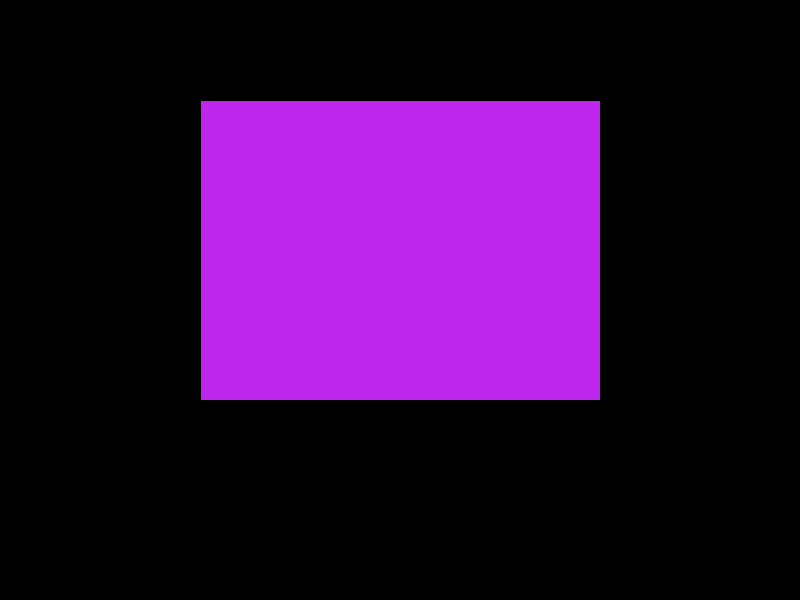
Frame 1 (no input)
Frame 60 (the mouse pressed at the canvas centre just before this capture): identical to frame 1, image omitted
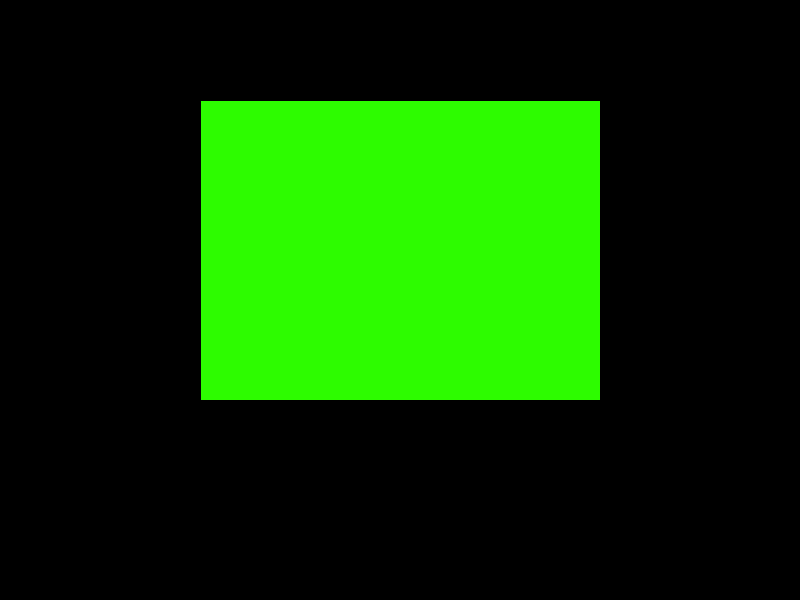
Frame 120 (the mouse held since frame 60 and released just before this capture)

The Processing sketch that drew these frames (run headless with seeded random() and noise(); from frame 60 on, the mouse is pressed at the canvas centre):

// Processing sketch: Lezione3_Rettangolo
// ── Lezione3_Rettangolo.pde
float px;
float py;
float larghezza;
float altezza;


void setup()
{
  size(800,600);
  
  px = 200;
  py = 100;
  larghezza = 400;
  altezza = 300;
}


void draw()
{
    background(0);
    if ( mouseX > px && mouseX < px + larghezza && mouseY > py && mouseY < py + altezza ){
        println("sono dentro al rettangolo");
        fill(#2DFC00);
    }
    else{
        fill(#BE26ED);
        println("sono fuori dal rettangolo");
    }
    
    rect(px,py,larghezza,altezza);
    //println("mouseX " +  mouseX + " mouseY " + mouseY);
}
